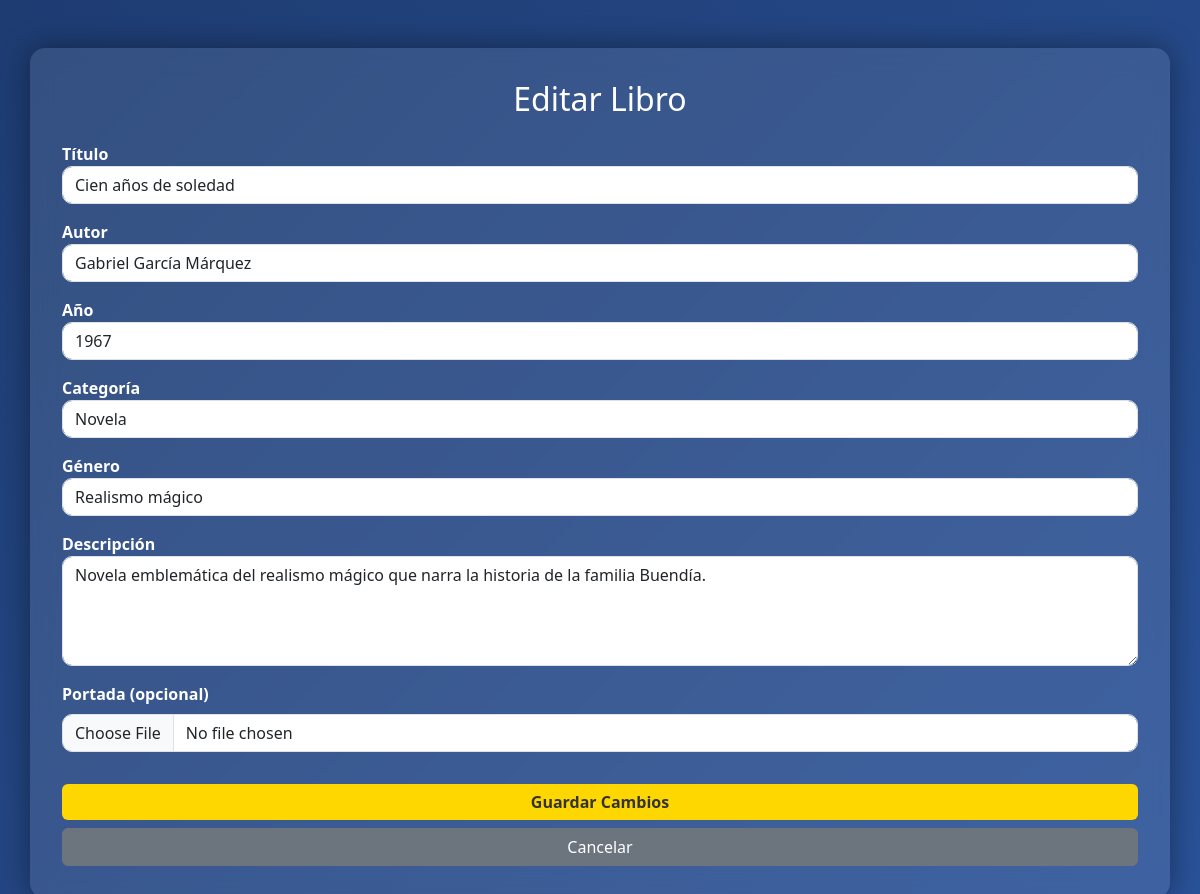
Page /editar_libro.php?id=1 (signed in) on the committed database.
### tables this page shows
CREATE TABLE `libros` (
  `id` int(11) NOT NULL,
  `titulo` varchar(200) NOT NULL,
  `autor` varchar(150) NOT NULL,
  `descripcion` text DEFAULT NULL,
  `categoria` varchar(100) DEFAULT NULL,
  `genero` varchar(100) DEFAULT NULL,
  `año` year(4) NOT NULL,
  `isbn` varchar(20) DEFAULT NULL,
  `disponible` tinyint(1) DEFAULT 1,
  `categoria_id` int(11) DEFAULT NULL,
  `imagen` varchar(255) DEFAULT NULL,
  `ruta_pdf` varchar(255) NOT NULL,
  `stock` int(11) NOT NULL DEFAULT 0
);

### editar_libro.php (the view, shortened to what this page needs)
<?php
require 'database.php';
$id = $_GET['id'];
$stmt = $pdo->prepare("SELECT * FROM libros WHERE id = ?");
$stmt->execute([$id]);
$libro = $stmt->fetch();
?>
<!DOCTYPE html>
<html lang="es">
<head>
  <link href="https://cdn.jsdelivr.net/npm/bootstrap@5.3.3/dist/css/bootstrap.min.css" rel="stylesheet" />
</head>
<body>
<div class="container">
  <h2 class="text-center mb-4">Editar Libro</h2>
  <form action="procesar_edicion_libro.php" method="POST" enctype="multipart/form-data">
    <div class="mb-3">
      <label for="titulo">Título</label>
      <input type="text" class="form-control" name="titulo" required value="<?= htmlspecialchars($libro['titulo']) ?>">
    </div>
    <div class="mb-3">
      <label for="autor">Autor</label>
      <input type="text" class="form-control" name="autor" required value="<?= htmlspecialchars($libro['autor']) ?>">
    </div>
    <div class="mb-3">
      <label for="año">Año</label>
      <input type="number" class="form-control" name="año" required value="<?= $libro['año'] ?>">
    </div>
    <div class="mb-3">
      <label for="categoria">Categoría</label>
      <input type="text" class="form-control" name="categoria" required value="<?= htmlspecialchars($libro['categoria']) ?>">
    </div>
    <div class="mb-3">
      <label for="genero">Género</label>
      <input type="text" class="form-control" name="genero" required value="<?= htmlspecialchars($libro['genero']) ?>">
    </div>
    <div class="mb-3">
      <label for="descripcion">Descripción</label>
      <textarea class="form-control" name="descripcion" rows="4"><?= htmlspecialchars($libro['descripcion']) ?></textarea>
    </div>
    <div class="mb-3">
      <label for="imagen">Portada (opcional)</label><br>
      <input type="file" class="form-control mt-2" name="imagen">
    </div>
    <button type="submit" class="btn btn-primary w-100 mt-3">Guardar Cambios</button>
    <a href="detalle_libro.php?id=<?= $libro['id'] ?>" class="btn btn-secondary w-100 mt-2">Cancelar</a>
  </form>
</div>
</body>
</html>

### editar_libro.php (style rules this page uses)
body { background: linear-gradient(135deg, #1e3c72, #2a5298); color: white; font-family: 'Segoe UI', sans-serif; }
.container { margin-top: 3rem; background: rgba(255,255,255,0.1); backdrop-filter: blur(12px); padding: 2rem; border-radius: 15px; box-shadow: 0 0 30px rgba(0,0,0,0.4); }
label { font-weight: 600; }
input, select, textarea { border-radius: 10px !important; }
.btn-primary { background: #ffd700; border: none; color: #333; font-weight: 700; }

### rows in the picture
libros: titulo "Cien años de soledad", autor "Gabriel García Márquez", año "1967", categoria "Novela", genero "Realismo mágico", descripcion "Novela emblemática del realismo mágico que narra la historia de la familia Buendía."
